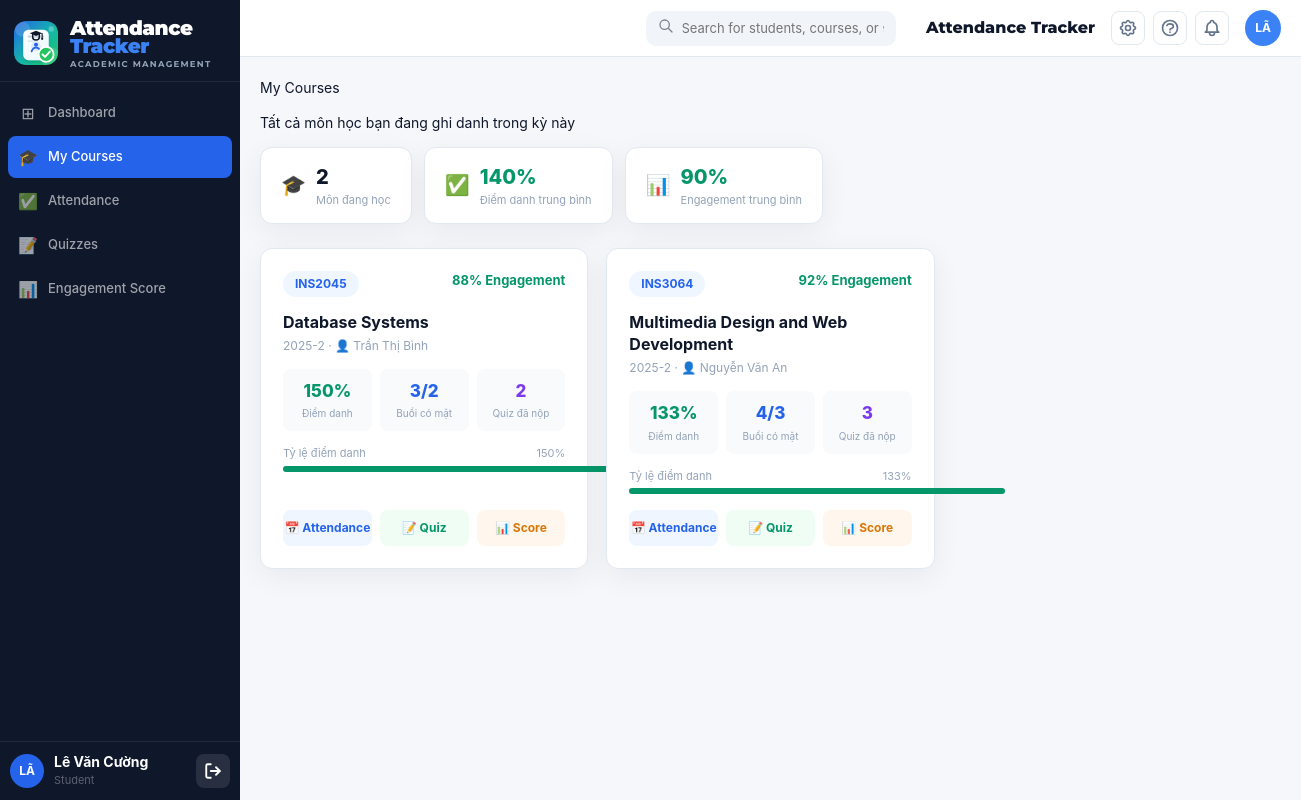
The page /public/student/courses.php (signed in) on the database its author committed.
### tables this page shows
CREATE TABLE IF NOT EXISTS `courses` (
    `id`                       INT UNSIGNED  NOT NULL AUTO_INCREMENT,
    `course_code`              VARCHAR(20)   NOT NULL,
    `course_name`              VARCHAR(150)  NOT NULL,
    `credits`                  TINYINT       NOT NULL DEFAULT 3,
    `semester`                 VARCHAR(20)   NOT NULL   COMMENT 'VD: 2025-2',
    `room`                     VARCHAR(50)   DEFAULT NULL,
    `schedule_info`            VARCHAR(200)  DEFAULT NULL COMMENT 'VD: Thứ 5, 07:30-09:30',
    `absence_threshold`        INT           NOT NULL DEFAULT 3
                               COMMENT 'Số buổi vắng tối đa – vượt ngưỡng thì tạo alert low_attendance',
    `low_engagement_threshold` DECIMAL(5,2)  NOT NULL DEFAULT 40.00
                               COMMENT 'Ngưỡng engagement_index (0-100) – thấp hơn thì tạo alert low_engagement',
    `attend_score`             DECIMAL(4,2)  NOT NULL DEFAULT 2.00
                               COMMENT 'Điểm mặc định/fallback mỗi lần điểm danh đúng giờ',
    `quiz_correct_score`       DECIMAL(4,2)  NOT NULL DEFAULT 2.00
                               COMMENT 'Điểm mặc định/fallback mỗi câu quiz đúng',
    `discussion_score`         DECIMAL(4,2)  NOT NULL DEFAULT 1.00
                               COMMENT 'Điểm mặc định/fallback mỗi lần tham gia thảo luận',
    `is_active`                TINYINT(1)    NOT NULL DEFAULT 1,
    `created_at`               DATETIME      NOT NULL DEFAULT CURRENT_TIMESTAMP,
    `updated_at`               DATETIME      NOT NULL DEFAULT CURRENT_TIMESTAMP ON UPDATE CURRENT_TIMESTAMP,
    PRIMARY KEY (`id`),
    UNIQUE KEY `uq_course_semester` (`course_code`, `semester`),
    INDEX `idx_semester`  (`semester`),
    INDEX `idx_is_active` (`is_active`)
);

CREATE TABLE IF NOT EXISTS `users` (
    `id`            INT UNSIGNED NOT NULL AUTO_INCREMENT,
    `full_name`     VARCHAR(100) NOT NULL,
    `email`         VARCHAR(100) NOT NULL,
    `password_hash` VARCHAR(255) NOT NULL,
    `role`          ENUM('admin','teacher','student') NOT NULL DEFAULT 'student',
    `student_code`  VARCHAR(20)  DEFAULT NULL COMMENT 'Mã sinh viên – NULL nếu không phải student',
    `phone`         VARCHAR(20)  DEFAULT NULL,
    `avatar`        VARCHAR(255) DEFAULT NULL,
    `is_active`     TINYINT(1)   NOT NULL DEFAULT 1,
    `created_at`    DATETIME     NOT NULL DEFAULT CURRENT_TIMESTAMP,
    `updated_at`    DATETIME     NOT NULL DEFAULT CURRENT_TIMESTAMP ON UPDATE CURRENT_TIMESTAMP,
    PRIMARY KEY (`id`),
    UNIQUE KEY `uq_email` (`email`),
    UNIQUE KEY `uq_student_code` (`student_code`),
    INDEX `idx_role`      (`role`),
    INDEX `idx_is_active` (`is_active`)
);

### public/student/courses.php (called while the page is built, shortened)
<?php
require_once dirname(dirname(__DIR__)) . '/config/Database.php';
require_once dirname(dirname(__DIR__)) . '/helpers/middleware.php';
$db        = Database::getInstance();
$studentId = Middleware::user()['id'];
$courses = $db->query(
    "SELECT c.id, c.course_code, c.course_name, c.semester,
            u.full_name AS teacher_name
     FROM courses c
     JOIN enrollments ce ON ce.course_id = c.id AND ce.user_id = ? AND ce.role = 'student'
     LEFT JOIN enrollments ce2 ON ce2.course_id = c.id AND ce2.role = 'teacher'
     LEFT JOIN users u ON u.id = ce2.user_id
     WHERE c.is_active = 1
     ORDER BY c.course_name ASC",
    [$studentId]
)->fetchAll();
require_once APP_ROOT . '/views/student/courses.php';

### config/database.php (called while the page is built, shortened)
<?php
class Database
{
    private static ?Database $instance = null;
    private PDO $pdo;
    private function __construct()
    {
        $dsn = sprintf(
            'mysql:host=%s;port=%s;dbname=%s;charset=%s',
            DB_HOST, DB_PORT, DB_NAME, DB_CHARSET
        );
        $options = [
            PDO::ATTR_ERRMODE            => PDO::ERRMODE_EXCEPTION,
            PDO::ATTR_DEFAULT_FETCH_MODE => PDO::FETCH_ASSOC,
            PDO::ATTR_EMULATE_PREPARES   => false,
        ];
        try {
            $this->pdo = new PDO($dsn, DB_USER, DB_PASS, $options);
        } catch (PDOException $e) {
            if (APP_ENV === 'development') {
                die('<h3 style="color:red">Database Error: ' . $e->getMessage() . '</h3>');
            } else {
                die('<h3>Lỗi hệ thống. Vui lòng thử lại sau.</h3>');
            }
        }
    }
    public static function getInstance(): Database
    {
        if (self::$instance === null) {
            self::$instance = new self();
        }
        return self::$instance;
    }
    public function query(string $sql, array $params = []): \PDOStatement
    {
        $stmt = $this->pdo->prepare($sql);
        $stmt->execute($params);
        return $stmt;
    }
}

### helpers/middleware.php (called while the page is built, shortened)
<?php
class Middleware
{
    public static function user(): array
    {
        return [
            'id'        => $_SESSION['user_id']   ?? null,
            'full_name' => $_SESSION['full_name']  ?? '',
            'email'     => $_SESSION['email']      ?? '',
            'role'      => $_SESSION['role']       ?? '',
        ];
    }
}

### views/student/courses.php (the view, shortened to what this page needs)
<?php
require_once APP_ROOT . '/views/layouts/header.php';
?>
<div class="page-title">My Courses</div>
<p class="page-sub">Tất cả môn học bạn đang ghi danh trong kỳ này</p>
<?php if (empty($courses)): ?>
<div class="card" style="padding:50px;text-align:center;color:#94A3B8">
  <div style="font-size:44px;margin-bottom:14px">📚</div>
  <div style="font-size:16px;font-weight:600;color:#374151;margin-bottom:6px">Chưa có môn học nào</div>
  <div style="font-size:14px">Liên hệ Admin để được ghi danh vào môn học.</div>
</div>
<?php else: ?>
<div style="display:flex;gap:12px;margin-bottom:24px;flex-wrap:wrap">
  <div class="card" style="padding:14px 20px;display:flex;align-items:center;gap:10px">
    <span style="font-size:20px">🎓</span>
    <div>
      <div style="font-size:20px;font-weight:800;color:#0F172A"><?= count($courses) ?></div>
      <div style="font-size:11px;color:#94A3B8">Môn đang học</div>
    </div>
  </div>
  <?php
  $totalAttended = array_sum(array_column($courses, 'present_count'));
  $totalSessions = array_sum(array_column($courses, 'ended_sessions'));
  $overallPct    = $totalSessions > 0 ? round($totalAttended / $totalSessions * 100) : 0;
  $avgEngage     = count($courses) > 0 ? round(array_sum(array_column($courses,'engagement')) / count($courses), 1) : 0;
  ?>
  <div class="card" style="padding:14px 20px;display:flex;align-items:center;gap:10px">
    <span style="font-size:20px">✅</span>
    <div>
      <div style="font-size:20px;font-weight:800;color:<?= $overallPct>=80?'#059669':($overallPct>=60?'#D97706':'#DC2626') ?>">
        <?= $overallPct ?>%
      </div>
      <div style="font-size:11px;color:#94A3B8">Điểm danh trung bình</div>
    </div>
  </div>
  <div class="card" style="padding:14px 20px;display:flex;align-items:center;gap:10px">
    <span style="font-size:20px">📊</span>
    <div>
      <div style="font-size:20px;font-weight:800;color:<?= $avgEngage>=70?'#059669':($avgEngage>=40?'#D97706':'#DC2626') ?>">
        <?= $avgEngage ?>%
      </div>
      <div style="font-size:11px;color:#94A3B8">Engagement trung bình</div>
    </div>
  </div>
</div>
<div style="display:grid;grid-template-columns:repeat(auto-fill,minmax(310px,1fr));gap:18px">
<?php foreach ($courses as $c):
  $engColor = $c['engagement'] >= 70 ? '#059669' : ($c['engagement'] >= 40 ? '#D97706' : '#DC2626');
  $attColor = $c['att_pct']    >= 80 ? '#059669' : ($c['att_pct']    >= 60 ? '#D97706' : '#DC2626');
?>
<div class="card" style="padding:22px;display:flex;flex-direction:column">
  <div style="display:flex;justify-content:space-between;align-items:flex-start;margin-bottom:14px">
    <span style="background:#EFF6FF;color:#2563EB;padding:4px 12px;border-radius:99px;
                 font-size:12px;font-weight:700">
      <?= htmlspecialchars($c['course_code']) ?>
    </span>
    <span style="font-size:13px;font-weight:700;color:<?= $engColor ?>">
      <?= $c['engagement'] ?>% Engagement
    </span>
  </div>
  <div style="font-weight:700;font-size:16px;color:#0F172A;margin-bottom:4px;line-height:1.4">
    <?= htmlspecialchars($c['course_name']) ?>
  </div>
  <div style="font-size:12px;color:#94A3B8;margin-bottom:14px">
    <?= htmlspecialchars($c['semester'] ?? '') ?>
    <?php if (!empty($c['teacher_name'])): ?>
      · 👤 <?= htmlspecialchars($c['teacher_name']) ?>
    <?php endif; ?>
  </div>
  <div style="display:grid;grid-template-columns:1fr 1fr 1fr;gap:8px;margin-bottom:14px">
    <div style="text-align:center;padding:10px 6px;background:#F8FAFC;border-radius:8px">
      <div style="font-size:17px;font-weight:800;color:<?= $attColor ?>"><?= $c['att_pct'] ?>%</div>
      <div style="font-size:10px;color:#94A3B8;margin-top:2px">Điểm danh</div>
    </div>
    <div style="text-align:center;padding:10px 6px;background:#F8FAFC;border-radius:8px">
      <div style="font-size:17px;font-weight:800;color:#2563EB"><?= $c['present_count'] ?>/<?= $c['ended_sessions'] ?></div>
      <div style="font-size:10px;color:#94A3B8;margin-top:2px">Buổi có mặt</div>
    </div>
    <div style="text-align:center;padding:10px 6px;background:#F8FAFC;border-radius:8px">
      <div style="font-size:17px;font-weight:800;color:#7C3AED"><?= $c['quiz_count'] ?></div>
      <div style="font-size:10px;color:#94A3B8;margin-top:2px">Quiz đã nộp</div>
    </div>
  </div>
  <div style="margin-bottom:16px">
    <div style="display:flex;justify-content:space-between;font-size:11px;color:#94A3B8;margin-bottom:4px">
      <span>Tỷ lệ điểm danh</span><span><?= $c['att_pct'] ?>%</span>
    </div>
    <div style="background:#F1F5F9;border-radius:99px;height:6px">
      <div style="background:<?= $attColor ?>;height:6px;border-radius:99px;width:<?= $c['att_pct'] ?>%;transition:width .4s"></div>
    </div>
  </div>
  <div style="display:flex;gap:8px;margin-top:auto">
    <a href="<?= APP_URL ?>/student/attendance.php?course_id=<?= $c['id'] ?>"
       style="flex:1;padding:9px 0;background:#EFF6FF;color:#2563EB;border-radius:8px;
              text-align:center;font-size:12px;font-weight:700;text-decoration:none">
      📅 Attendance
    </a>
    <a href="<?= APP_URL ?>/student/quiz.php?course_id=<?= $c['id'] ?>"
       style="flex:1;padding:9px 0;background:#F0FDF4;color:#059669;border-radius:8px;
              text-align:center;font-size:12px;font-weight:700;text-decoration:none">
      📝 Quiz
    </a>
    <a href="<?= APP_URL ?>/student/engagement.php?course_id=<?= $c['id'] ?>"
       style="flex:1;padding:9px 0;background:#FFF7ED;color:#D97706;border-radius:8px;
              text-align:center;font-size:12px;font-weight:700;text-decoration:none">
      📊 Score
    </a>
  </div>
</div>
<?php endforeach; ?>
</div>
<?php endif; ?>
<?php require_once APP_ROOT . '/views/layouts/footer.php'; ?>

### public/assets/css/style.css (style rules this page uses)
:root { --primary: #2563eb; --primary-dark: #1d4ed8; --primary-soft: #eff6ff; --sidebar-bg: #0f172a; --text: #0f172a; --text-muted: #64748b; --line: #e2e8f0; --bg: #f5f7fb; --card: #ffffff; --success: #10b981; --warning: #f59e0b; --danger: #ef4444; --radius: 12px; --shadow: 0 8px 30px rgba(15, 23, 42, 0.06); }
*, *::before, *::after { box-sizing: border-box; }
body { margin: 0; font-family: "Inter", "Segoe UI", system-ui, sans-serif; background: var(--bg); color: var(--text); font-size: 14px; line-height: 1.5; }
a { color: inherit; }
.card { background: var(--card); border: 1px solid var(--line); border-radius: var(--radius); box-shadow: var(--shadow); }

### rows shown on the page
courses: course_code "INS2045", engagement "88", course_name "Database Systems", semester "2025-2", users.full_name "Trần Thị Bình", att_pct "150", present_count "3", id "2"
courses: course_code "INS3064", engagement "92", course_name "Multimedia Design and Web Development", semester "2025-2", users.full_name "Nguyễn Văn An", att_pct "133", present_count "4", ended_sessions "3", quiz_count "3"

### other values the page prints
$item['icon'] "⊞"
$item['label'] "Dashboard"
$item['icon'] "🎓"
$item['label'] "My Courses"
$item['icon'] "✅"
$item['label'] "Attendance"
$item['icon'] "📝"
$item['label'] "Quizzes"
$item['icon'] "📊"
$item['label'] "Engagement Score"
$user_initials "LÃ"
$user_name "Lê Văn Cường"
$role "Student"
count($courses) "2"
$overallPct "140"
